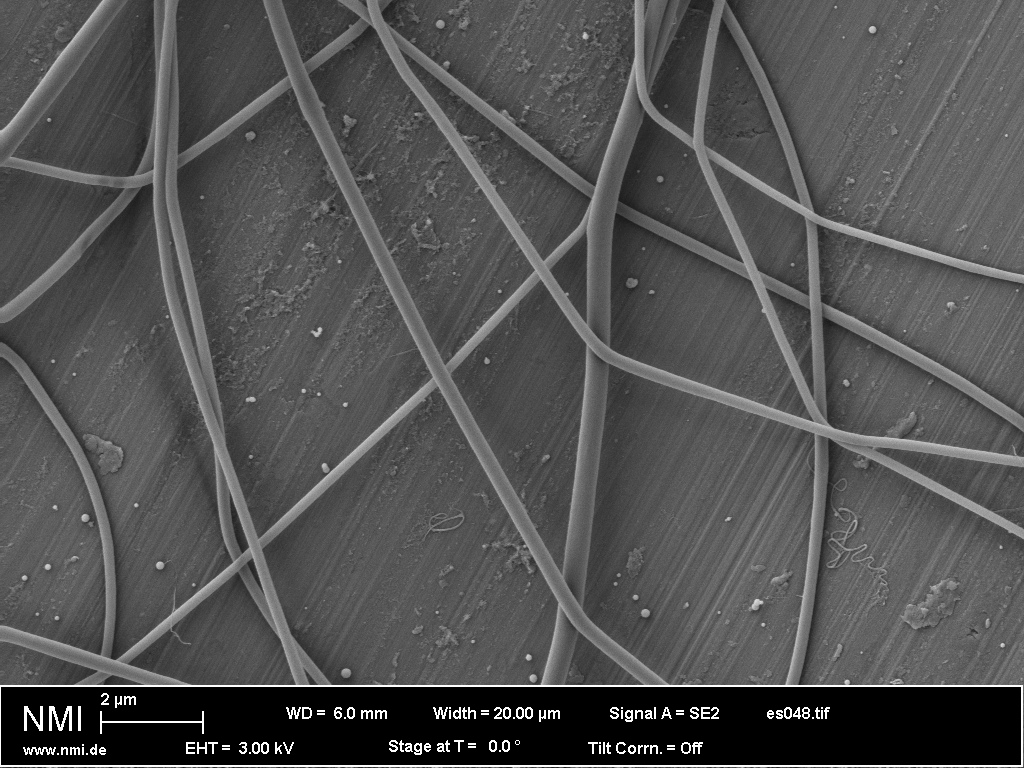
#> input picture test.tif, 1024 x 768 px
$ python -i utils.py   (imports and definitions only)
#> lines starting #> are read from the running program, lines starting #| are printed output that depends on the picture; after the words box and inside, x2 and y2 are one past the last pixel; in counts of white or black regions, pixels touching at a corner belong together
#> further down, picture is the input picture: shape (768, 1024); min 0, max 255, mean 81.6
from __future__ import print_function
import os
import operator
import numpy as np
from scipy import ndimage as ndi
from skimage import morphology
from matplotlib import colors
#from statsmodels.stats.multicomp import MultiComparison
#from statsmodels.stats.libqsturng import psturng


def prepare_data(data, dilate_iterations=1, sigma=0.5):
    """Returns the given binary data, its skeleton and the thickened skeleton.

    The skeleton of a given 2D or 3D array is computed, then it is thickened
    using morphological dilation with `dilate_iterations` and smoothed with
    help of Gaussian filter of specified `sigma`.

    Parameters
    ----------
    data : ndarray
        2D or 3D binary array which will be processed.

    dilate_iterations : integer
        Indicates the number of iterations for thickenning the skeleton.

    sigma : float
        Indicates the sigma of Gaussian filter used in smoothing of skeleton.

    Returns
    -------
    arrays : tuple of 2D or 3D arrays
        The original array, its skeleton and the thickened skeleton.
    """
#> called with dilate_iterations = 1, sigma = 0.5
    data_8bit = data.astype(np.uint8)
    data_8bit = ndi.binary_fill_holes(data_8bit).astype(np.uint8)
#> data_8bit: shape (768, 1024); every value is 1

    if data.ndim == 3:
        skeleton = morphology.skeletonize_3d(data_8bit)
    elif data.ndim == 2:
        skeleton = morphology.skeletonize(data_8bit)
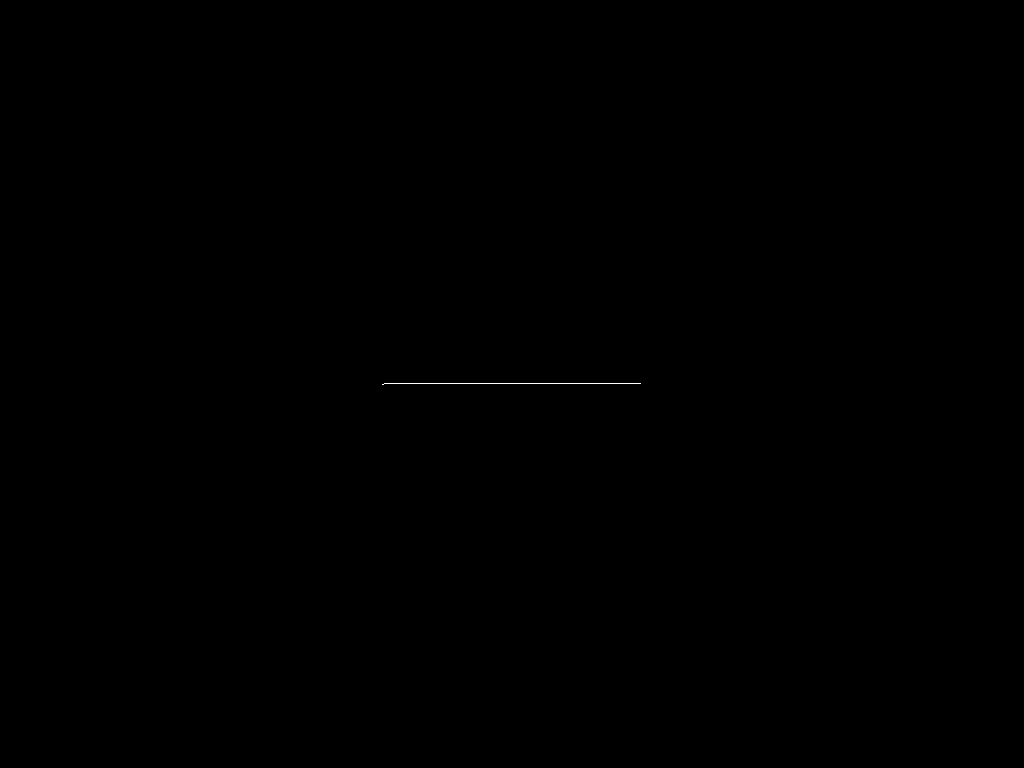
#> skeleton: shape (768, 1024) bool; 0.03% white in thin lines or dots, all inside (x1, y1, x2, y2) = (382, 383, 641, 385)
    else:
        raise ValueError('Incorrect number of data dimensions, it supports from 2 to 3 dimensions.')

    skeleton_thick = ndi.binary_dilation(skeleton, iterations=dilate_iterations).astype(np.float32)
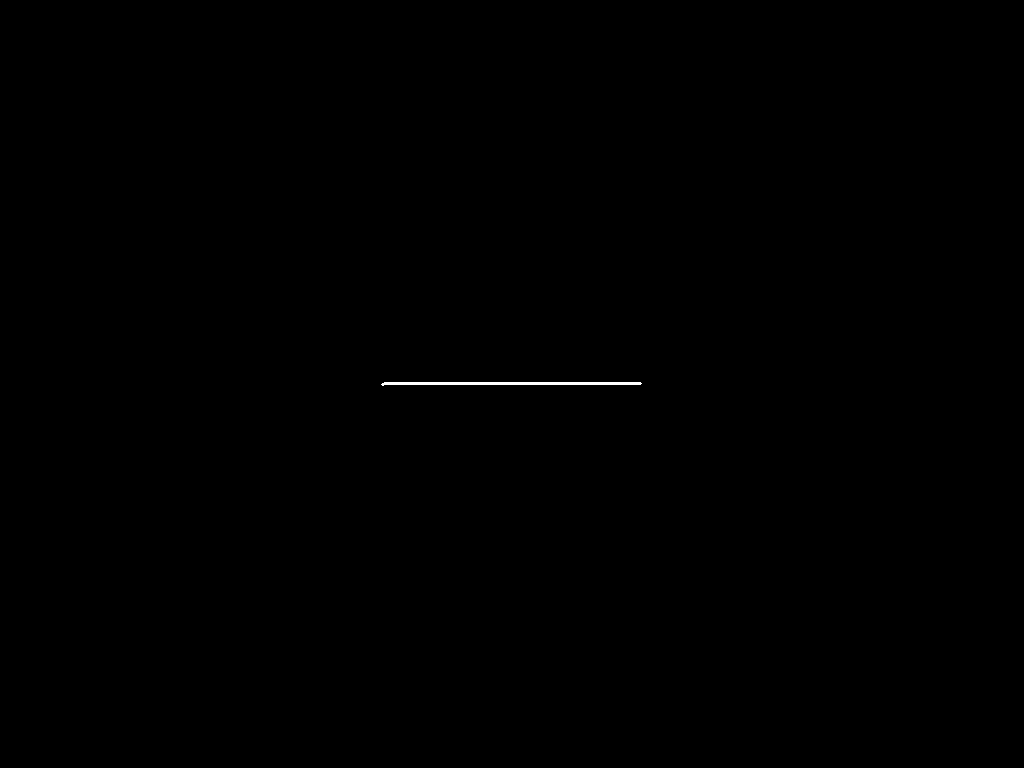
#> skeleton_thick: shape (768, 1024) float32; values 0 (black) and 1 (white), 0.1% white; 1 white region, box (x1, y1, x2, y2) and area: (381, 382, 642, 386) 779
    skeleton_thick = ndi.filters.gaussian_filter(skeleton_thick, sigma)

    return (data, skeleton, skeleton_thick)


# [100 lines left out: functions geo2rgb, calculate_tukey_posthoc, not called in this run]

>>> import cv2
>>> picture = cv2.imread('../test.tif', cv2.IMREAD_GRAYSCALE)
>>> result = prepare_data(picture)
